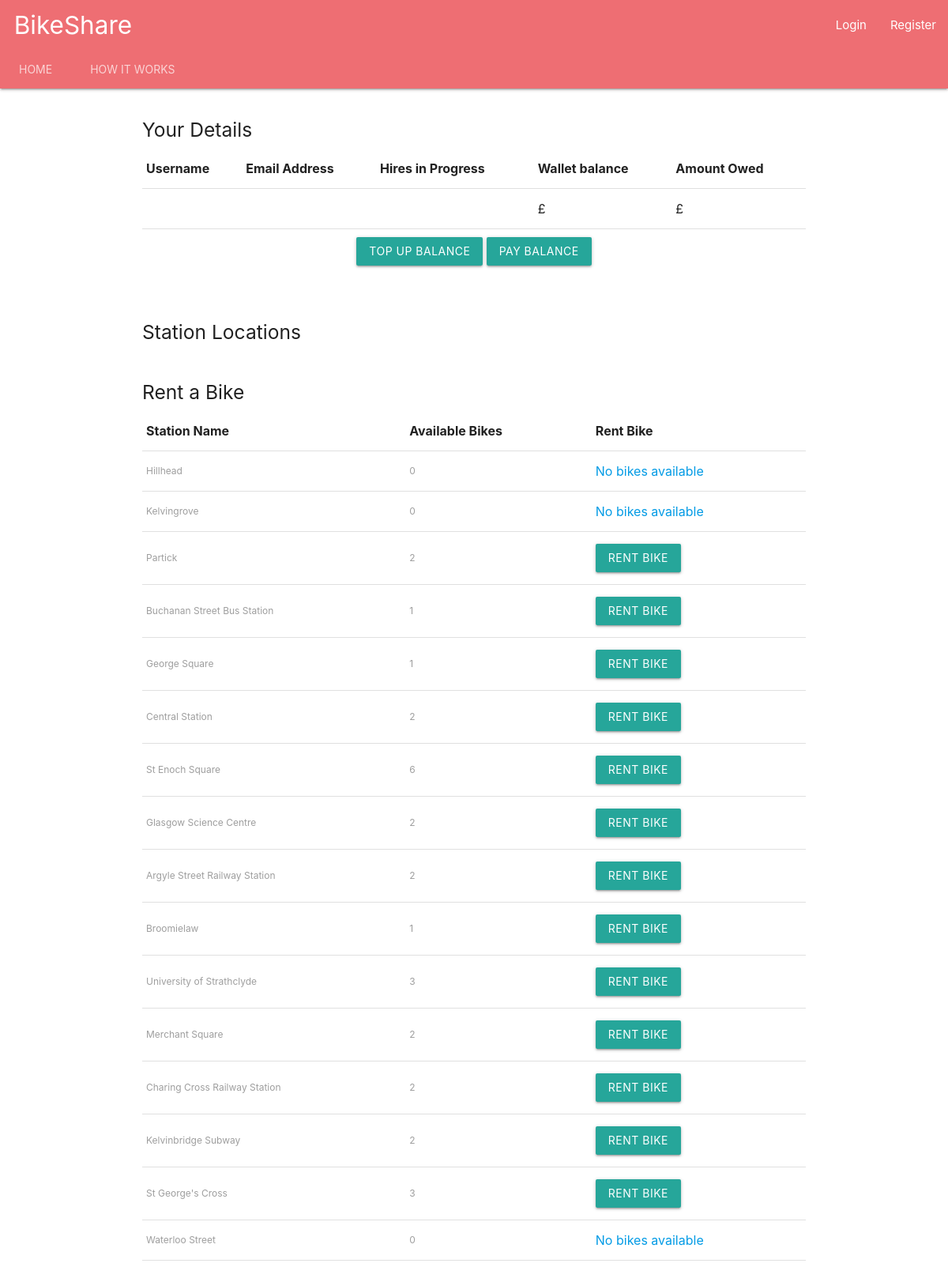
Screenshot of /customer/ with the database file from the repository.
### BikeShare/models.py (models this page shows, shortened)
class Station(models.Model):
    station_name = models.CharField(max_length=100, default="")
    station_latitude = models.FloatField(null=True)
    station_longitude = models.FloatField(null=True)
    @property
    def number_of_bikes(self):
        available_bikes = self.bike_set.all().filter(in_use=False, is_faulty=False)
        return available_bikes.count()

### BikeShare/views.py (the view)
# urls.py: path('customer/', views.customer_page, name='bikeshare-customer'),
def customer_page(request):
    all_stations = Station.objects.all()
    all_bikes = Bike.objects.all()
    customers_orders = Order.objects.all().filter()
    all_stations_map = serializers.serialize("json", Station.objects.all())
    form = LocationForm()
    context = {
        'all_stations': all_stations,
        'all_bikes': all_bikes,
        'customers_orders': customers_orders,
        'form': form,
        'all_stations_map': all_stations_map}
    return render(request, 'customer_page.html', context=context)

### BikeShare/templates/customer_page.html (shortened to what this page needs)
<head>
</head>
{% extends 'base.html' %}
{% block content %}
    <body>
    <br>
    <h5>Your Details</h5>
    <table align="center">
        <thead>
        <tr>
            <th>Username</th>
            <th>Email Address</th>
            <th>Hires in Progress</th>
            <th>Wallet balance</th>
            <th>Amount Owed</th>
        </tr>
        </thead>
        <tbody>
        <tr>
            <td>{{ request.user.username }}</td>
            <td>{{ request.user.email }}</td>
            <td>{{ request.user.hires_in_progress }}</td>
            <td>£{{ request.user.wallet_balance }}</td>
            <td>£{{ request.user.amount_owed }}</td>
        </tr>
        </tbody>
    </table>
    <div class="container" align="center" style="padding: 10px">
        <button type="button" id="cancel" class="cancelbtn waves-effect waves-light btn"
                onclick="location.href='{% url 'bikeshare:top-up' %}'">Top Up Balance
        </button>
        <button type="button" id="cancel" class="cancelbtn waves-effect waves-light btn"
                onclick="location.href='{% url 'bikeshare:pay-balance' %}'">Pay Balance
        </button>
    </div>
    <br>
    <br>
    <h5>Station Locations</h5>
    {% include 'city_map.html' %}
    <br>
    {% if request.user.amount_owed >= 30.00 %}
        <h5>Rent a Bike<a> - Please repay your balance before renting another bike.</a></h5>
    {% elif request.user.hires_in_progress > 3 %}
        <h5>Rent a Bike<a> - Please return one or more bikes before renting another.</a></h5>
    {% else %}
        <h5>Rent a Bike</h5>
    {% endif %}
    <table>
        <thead>
        <tr>
            <th align="center">Station Name</th>
            <th>Available Bikes</th>
            <th>Rent Bike</th>
        </tr>
        </thead>
        <tbody>
        {% for station in all_stations %}
            <form action="{% url 'bikeshare:rent_bike' station.id %}" method="post">
                <tr>
                    <td>
                        <label>{{ station.station_name }} </label>
                    </td>
                    <td>
                        <label>{{ station.number_of_bikes }}</label>
                    </td>
                    <td>
                     {% if request.user.amount_owed >= 30.00 or request.user.hires_in_progress > 3 %}
                        {% if station.number_of_bikes > 0 %}
                            <button type="submit" class="cancelbtn waves-effect waves-light btn" name="user_id"
                                    value="{{ request.user.id }}" disabled>Rent Bike
                            </button>
                        {% else %}
                            <a>No bikes available</a>
                        {% endif %}
                    {% else %}
                    {% if station.number_of_bikes > 0 %}
                            <button type="submit" class="cancelbtn waves-effect waves-light btn" name="user_id"
                                    value="{{ request.user.id }}">Rent Bike
                            </button>
                        {% else %}
                            <a>No bikes available</a>
                        {% endif %}
                    {% endif %}
                    </td>
                </tr>
            </form>
        {% endfor %}
        </tbody>
    </table>
    <br><br>
{% endblock %}

### rows the page displays
Station: station_name "Hillhead", number_of_bikes "0", shows "No bikes available"
Station: station_name "Kelvingrove", number_of_bikes "0", shows "No bikes available"
Station: station_name "Partick", number_of_bikes "2"
Station: station_name "Buchanan Street Bus Station", number_of_bikes "1"
Station: station_name "George Square", number_of_bikes "1"
Station: station_name "Central Station", number_of_bikes "2"
Station: station_name "St Enoch Square", number_of_bikes "6"
Station: station_name "Glasgow Science Centre", number_of_bikes "2"
Station: station_name "Argyle Street Railway Station", number_of_bikes "2"
Station: station_name "Broomielaw", number_of_bikes "1"
Station: station_name "University of Strathclyde", number_of_bikes "3"
Station: station_name "Merchant Square", number_of_bikes "2"
Station: station_name "Charing Cross Railway Station", number_of_bikes "2"
Station: station_name "Kelvinbridge Subway", number_of_bikes "2"
Station: station_name "St George's Cross", number_of_bikes "3"
Station: station_name "Waterloo Street", number_of_bikes "0", shows "No bikes available"
